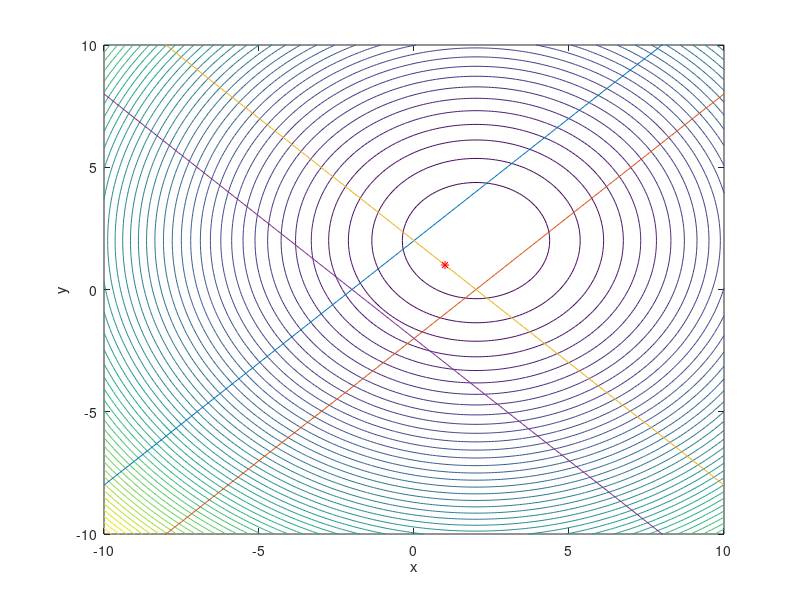

Here is the MATLAB script that generated this plot:
P = [1 0; 0 1]; 
Xref=[2,2];
q=[-2*Xref(1),-2*Xref(2)];
r=Xref(1)^2+Xref(2)^2;
%f = [-2; -6];
A1=[1,-1];
b1=2;
A2=[-1,1];
b2=2;
A3=[-1,-1];
b3=2;
A4=[1,1];
b4=2;
A=[A1;A2;A3;A4];
b=[b1;b2;b3;b4];


[X,Y]=meshgrid(-10:0.1:10);
F=P(1,1)*X.^2+P(1,2)*X.*Y+P(2,1)*X.*Y+P(2,2)*Y.^2 + q(1)*X+q(2)*Y + r;
Y_c1=-A1(1)/A1(2)*X(1,:)-sign(A1(2))*b1;
Y_c2=-A2(1)/A2(2)*X(1,:)-sign(A2(2))*b2;
Y_c3=-A3(1)/A3(2)*X(1,:)-sign(A3(2))*b3;
Y_c4=-A4(1)/A4(2)*X(1,:)-sign(A4(2))*b4;

figure(1);
contour(X,Y,F,50);
xlabel('x');
ylabel('y');
hold on;
plot(X(1,:),Y_c1,X(1,:),Y_c2,X(1,:),Y_c3,X(1,:),Y_c4);
axis([-10 10 -10 10]);
hold on;
[x,fval,exitflag] = quadprog(P,q,A,b);
plot(x(1),x(2),'r*');